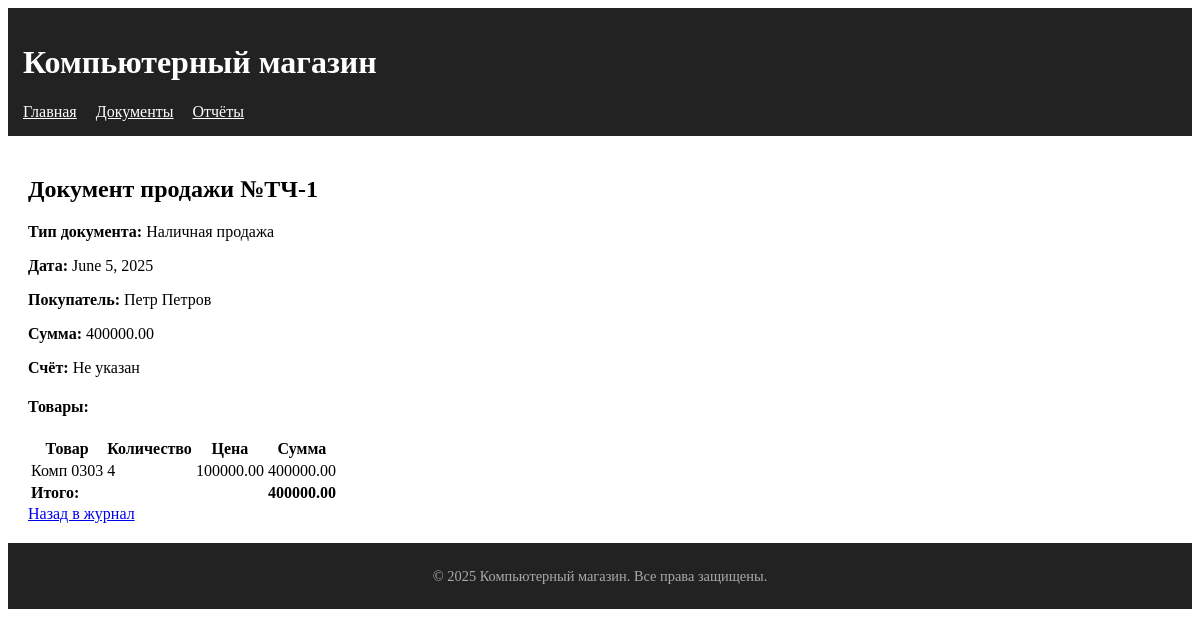
Screenshot of /sale_documents/22/ with the database file from the repository.
### store/models.py (models this page shows, shortened)
class SaleDocument(models.Model):
    DOC_TYPES = (
        ('cashless', 'Безналичная продажа'),
        ('cash', 'Наличная продажа'),
        ('return', 'Возврат товара'),
    )
    type = models.CharField(
        max_length=10,
        choices=DOC_TYPES,
        verbose_name="Тип"
    )
    number = models.CharField(
        max_length=20,
        unique=True,
        verbose_name="Номер",
    )
    date = models.DateField(
        default=timezone.now,
        verbose_name="Дата"
    )
    total = models.DecimalField(
        max_digits=12,
        decimal_places=2,
        default=0,
        verbose_name="Сумма"
    )
    created_at = models.DateTimeField(
        auto_now_add=True,
        verbose_name="Дата создания"
    )
    invoice = models.ForeignKey(
        Invoice,
        on_delete=models.PROTECT,
        null=True,
        blank=True,
        verbose_name="Счет",
        related_name='sale_documents'
    )
    cash_register = models.CharField(
        max_length=50,
        blank=True,
        verbose_name="Номер кассы/отдела"
    )
    original_sale = models.ForeignKey(
        'self',
        on_delete=models.CASCADE,
        null=True,
        blank=True,
        verbose_name="Оригинальная продажа",
        related_name='returns'
    )
    reason = models.TextField(
        blank=True,
        verbose_name="Причина возврата"
    )
    customer = models.ForeignKey(
        Customer,
        on_delete=models.PROTECT,
        verbose_name="Покупатель"
    )
    class Meta:
        verbose_name = "Документ продажи"
        verbose_name_plural = "Документы продаж"
        ordering = ['-date', '-id']
        indexes = [
            models.Index(fields=['type', 'date']),
            models.Index(fields=['customer']),
        ]
    invoice = models.OneToOneField(
        Invoice,
        on_delete=models.SET_NULL,
        null=True, blank=True,
        related_name='sale_document'
    )

class Customer(models.Model):
    name = models.CharField(max_length=255, verbose_name="Наименование")
    is_company = models.BooleanField(default=False, verbose_name="Юр.лицо")
    contact = models.CharField(max_length=255, verbose_name="Контакты", blank=True)
    created_at = models.DateTimeField(auto_now_add=True, verbose_name="Дата создания")
    class Meta:
        verbose_name = "Покупатель"
        verbose_name_plural = "Покупатели"
        indexes = [
            models.Index(fields=['name']),
            models.Index(fields=['is_company']),
        ]

class DocumentItem(models.Model):
    document = models.ForeignKey(
        SaleDocument,
        on_delete=models.CASCADE,
        related_name='items',
        verbose_name="Документ"
    )
    product = models.ForeignKey(
        Product,
        on_delete=models.PROTECT,
        verbose_name="Товар"
    )
    quantity = models.IntegerField(
        validators=[MinValueValidator(1)],
        verbose_name="Количество"
    )
    price = models.DecimalField(
        max_digits=10,
        decimal_places=2,
        verbose_name="Цена"
    )
    created_at = models.DateTimeField(
        auto_now_add=True,
        verbose_name="Дата создания"
    )
    class Meta:
        verbose_name = "Позиция документа"
        verbose_name_plural = "Позиции документов"
        constraints = [
            models.UniqueConstraint(
                fields=['document', 'product'],
                name='unique_product_per_document'
            )
        ]
    @property
    def total(self):
        return self.price * self.quantity

class Product(models.Model):
    name = models.CharField(max_length=255, verbose_name="Наименование")
    price = models.DecimalField(max_digits=10, decimal_places=2, verbose_name="Цена")
    quantity = models.IntegerField(
        validators=[MinValueValidator(0)],
        verbose_name="Остаток",
        default=0
    )
    created_at = models.DateTimeField(auto_now_add=True, verbose_name="Дата создания")
    updated_at = models.DateTimeField(auto_now=True, verbose_name="Дата обновления")
    class Meta:
        verbose_name = "Товар"
        verbose_name_plural = "Товары"
        ordering = ['name']

### store/views.py (the view)
# urls.py: path('sale_documents/<int:pk>/', views.SaleDocumentDetailView.as_view(), name='detail'),
class SaleDocumentDetailView(DetailView):
    model = SaleDocument
    template_name = 'store/documents/detail.html'
    context_object_name = 'document'
    def get_context_data(self, **kwargs):
        context = super().get_context_data(**kwargs)
        context['items'] = self.object.items.all()
        return context

### store/templates/store/documents/detail.html
{% extends 'store/base.html' %}
{% block content %}
<h2>Документ продажи №{{ document.number }}</h2>
<div class="card mb-4">
  <div class="card-body">
    <div class="row">
      <div class="col-md-6">
        <p><strong>Тип документа:</strong> {{ document.get_type_display }}</p>
        <p><strong>Дата:</strong> {{ document.date }}</p>
        <p><strong>Покупатель:</strong> {{ document.customer.name }}</p>
      </div>
      <div class="col-md-6">
        <p><strong>Сумма:</strong> {{ document.total }}</p>
        <p><strong>Счёт:</strong>
          {% if document.invoice %}
            №{{ document.invoice.number }} ({{ document.invoice.total }})
          {% else %}
            Не указан
          {% endif %}
        </p>
      </div>
    </div>
  </div>
</div>
<h4>Товары:</h4>
<table class="table table-bordered">
  <thead>
    <tr>
      <th>Товар</th>
      <th>Количество</th>
      <th>Цена</th>
      <th>Сумма</th>
    </tr>
  </thead>
  <tbody>
    {% for item in items %}
    <tr>
      <td>{{ item.product.name }}</td>
      <td>{{ item.quantity }}</td>
      <td>{{ item.price }}</td>
      <td>{{ item.total }}</td>
    </tr>
    {% endfor %}
    <tr>
      <td colspan="3" class="text-right"><strong>Итого:</strong></td>
      <td><strong>{{ document.total }}</strong></td>
    </tr>
  </tbody>
</table>
<a href="{% url 'document_list' %}" class="btn btn-secondary">Назад в журнал</a>
{% endblock %}

### rows the page displays
SaleDocument: number "ТЧ-1", type "Наличная продажа", date "June 5, 2025", customer.name "Петр Петров", total "400000.00"
DocumentItem: product.name "Комп 0303", quantity "4", price "100000.00", total "400000.00"
